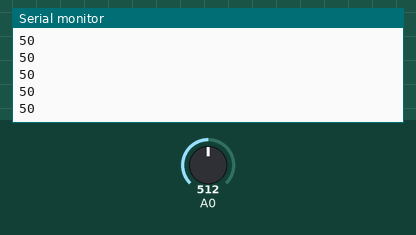
This sketch was run on a simulated Arduino Uno, built with avr-gcc and run on an emulated ATmega328P. On the bench: the last lines printed to the serial monitor. The test bench sets the inputs (shaded band); at power-on: A0 = 512.

Above: at 1.2 s.
1.3 s: A0 set to 716
At 1.55 s:
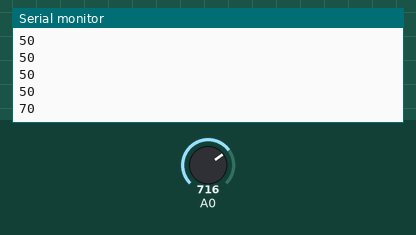
2.8 s: A0 set to 900
At 2.85 s:
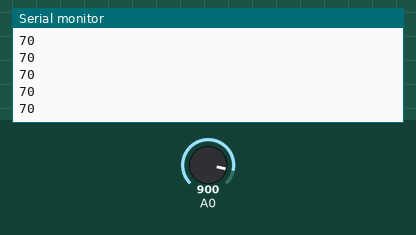
Timing chart, 0 to 5.8 s (numbered marks = the images above; inputs shaded):
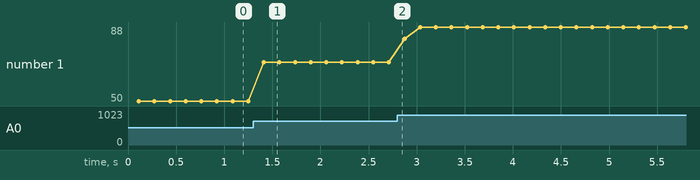

The sketch:

FOTOCELLULA.ino
```cpp
void setup() {
  Serial.begin(9600); //Start Serial Monitor to display current read value on Serial monitor
}

void loop() {
  float AcsValue = 0.0, Samples = 0.0;
  for (int x = 0; x < 100; x++) {
    AcsValue = analogRead(A0);
    Samples = Samples + AcsValue;
    delay (1);
  }
  int measure = (Samples / 1024.0) + 0.5;

  Serial.println(measure);//Print the read current on Serial monitor
  delay(50);
}
```

Measured:
- after the input at 1.3 s, the serial monitor: prints a new line after 0.11 s (image 1)
- plotted number 1: 50 → 70 after the input at 1.3 s, 70 → 88 after the input at 2.8 s
